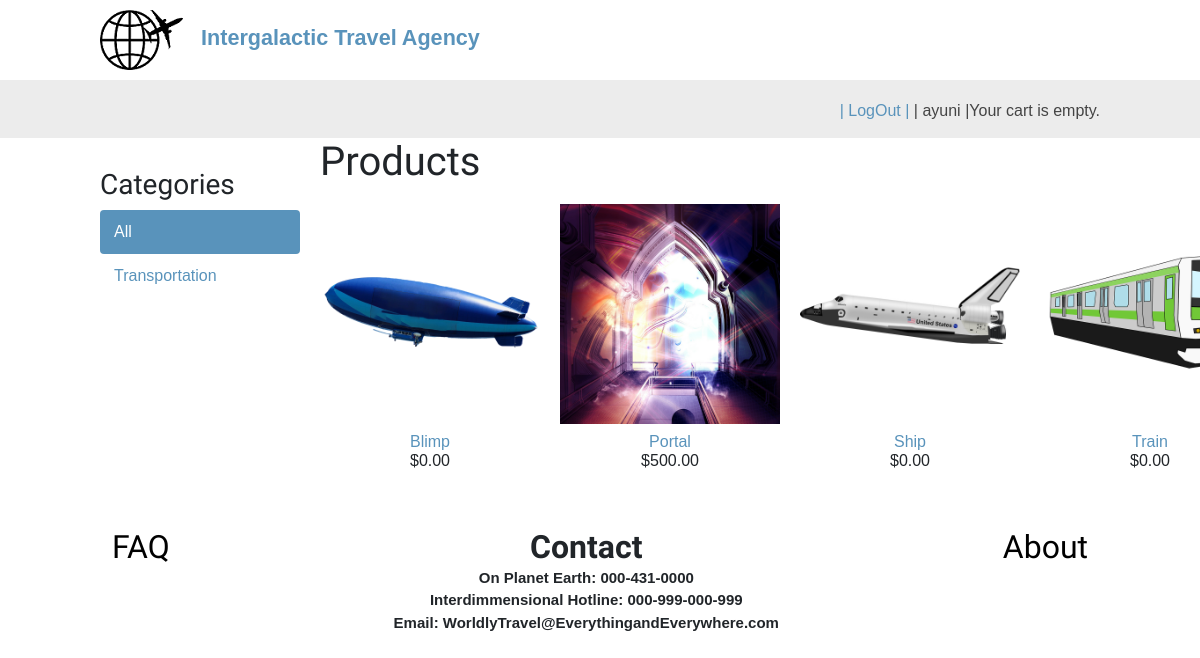
The app's page / (signed in) with its own data.
### shop/models.py (models this page shows, shortened)
class Category(models.Model):
    name = models.CharField(max_length=200,
                            db_index=True)
    slug = models.SlugField(max_length=200,
                            unique=True)
    class Meta:
        ordering = ('name',)
        verbose_name = 'category'
        verbose_name_plural = 'categories'
    def get_absolute_url(self):
            return reverse('shop:product_list_by_category',
                           args=[self.slug])

class Product(models.Model):
    category = models.ForeignKey(Category,
                                 related_name='products',
                                 on_delete=models.CASCADE)
    name = models.CharField(max_length=200, db_index=True)
    slug = models.SlugField(max_length=200, db_index=True)
    image = models.ImageField(upload_to='products/%Y/%m/%d',
                              blank=True)
    description = models.TextField(blank=True)
    price = models.DecimalField(max_digits=10, decimal_places=2)
    available = models.BooleanField(default=True)
    created = models.DateTimeField(auto_now_add=True)
    updated = models.DateTimeField(auto_now=True)
    class Meta:
        ordering = ('name',)
        index_together = (('id', 'slug'),)
    def get_absolute_url(self):
        return reverse('shop:product_detail',
                           args=[self.id, self.slug])

### shop/views.py (the view)
# urls.py: path('', product_list, name='product_list'),
@login_required(login_url="shop:login_page")
def product_list(request, category_slug=None):
    category = None
    categories = Category.objects.all()
    products = Product.objects.filter(available=True)
    if category_slug:
        category = get_object_or_404(Category, slug=category_slug)
        products = products.filter(category=category)
    return render(request,
                  'shop/product/list.html',
                  {'category': category,
                   'categories': categories,
                   'products': products})

### shop/templates/shop/product/list.html (shortened to what this page needs)
{% extends "shop/base.html" %}
{% load static %}
{% block content %}
  <div id="sidebar">
    <h3>Categories</h3>
    <ul>
      <li {% if not category %}class="selected"{% endif %}>
        <a href="{% url "shop:product_list" %}">All</a>
      </li>
      {% for c in categories %}
        <li {% if category.slug == c.slug %}class="selected"{% endif %}>
          <a href="{{ c.get_absolute_url }}">{{ c.name }}</a>
        </li>
      {% endfor %}
    </ul>
  </div>
  <div id="main" class="product-list">
    <h1>{% if category %}{{ category.name }}{% else %}Products{% endif %}</h1>
    {% for product in products %}
      <div class="item">
        <a href="{{ product.get_absolute_url }}">
          <img src="{% if product.image %}{{ product.image.url }}{% else %}{% static "img/no_image.png" %}{% endif %}">
        </a>
        <a href="{{ product.get_absolute_url }}">{{ product.name }}</a><br>
        ${{ product.price }}
      </div>
    {% endfor %}
  </div>
{% endblock %}

### shop/templates/shop/base.html (shortened to what this page needs)
{% load static %}
<!DOCTYPE html>
<html lang="en">
<head>
  <link rel="stylesheet" href="https://stackpath.bootstrapcdn.com/bootstrap/4.1.3/css/bootstrap.min.css">
 <link href="{% static "css/base.css" %}" rel="stylesheet">
</head>
<body>
  <div id="header">
      <img src="\products\2022\03\03\logo.png">&emsp;<big><font color="0c158a"><b><a href="ayunir1.pythonanywhere.com/">Intergalactic Travel Agency</a></b></font></big>
  </div>
  <div id="subheader">
    {% if request.user.is_authenticated %}
    <div class="cart">
      {% with total_items=cart|length %}
          {% if cart|length > 0 %}
            Your cart:
            <a href="{% url "cart:cart_detail" %}">
              {{ total_items }} item{{ total_items|pluralize }},
              ${{ cart.get_total_price }}
            </a>
          {% else %}
            Your cart is empty.
          {% endif %}
        {% endwith %}
    </div>
    {% endif %}
    <div class="cart">
      {% if request.user.is_authenticated %}
      <a href="{% url 'shop:logout' %}">
       | LogOut |
      </a>
      {% endif %}
            {% if request.user.is_authenticated %}
         <span>| {{ request.user }} |</span>
         {% endif %}
    </div>
  </div>
  <div id="content">
    {% block content %}
    {% endblock %}
  </div>
</body>
<br>
<br>
  <div class="link-container">
      <div>
          <h2> <a href = "FAQ" class="link">FAQ</a></h2>
      </div>
      <div class="contact-container">
         <h2>Contact</h2>
         <p>On Planet Earth: 000-431-0000</p>
          <p> Interdimmensional Hotline: 000-999-000-999 </p>
         <p>Email: WorldlyTravel@EverythingandEverywhere.com</p>
      </div>
      <div>
         <h2><a href= "About" class="link">About</a></h2>
      </div>
   </div>
</html>

### shop/static/css/base.css (style rules this page uses)
body { margin:0; padding:0; font-family:helvetica, sans-serif; }
h1, h2, h3, h4, h5 , h6 { font-family: 'Ubuntu', sans-serif; font-weight:normal; }
a { text-decoration:none; color:#5993bb; }
#header { padding:10px 100px; font-size:18px; overflow:auto; }
#subheader { background:#ececec; color:#444; padding:15px 100px; overflow:auto; }
#subheader .cart { float:right; padding-top:4px; }
#content { padding:0 100px; overflow:hidden; }
#sidebar { width:220px; padding:30px 20px 0 0; float:left; }
#sidebar ul { margin:0; padding:0; }
#sidebar ul li { margin:0; list-style:none; padding:10px 14px; }
#sidebar ul li a { display:block; }
#sidebar ul li.selected { background:#5993bb; border-radius:4px; }
#sidebar ul li.selected a { color:#fff; }
#main { float:left; width: 96%; margin-right:-220px; overflow:hidden; }
.product-list .item { width:25%; padding:10px 20px 10px 0; float:left; text-align:center; line-height:1.2; }
.product-list .item img { width:100%; margin-bottom:8px; }

### shop/templates/shop/base.html (style rules this page uses)
.link { color: rgb(00, 00, 00); text-decoration: none; }
.link-container { display: flex; flex-direction: row; flex-wrap: wrap; justify-content: space-around; }
.contact-container { text-align: center; }
.contact-container h2 { font-weight: 600; margin-bottom: 0; }
.contact-container p { font-weight: 600; font-size: 15px; margin-bottom: 0; }

### records on screen
Category: name "Transportation"
Product: image (picture), name "Blimp", price "0.00"
Product: image (picture), name "Portal", price "500.00"
Product: image (picture), name "Ship", price "0.00"
Product: image (picture), name "Train", price "0.00"

### other values on screen
{{ request.user }} "ayuni"
